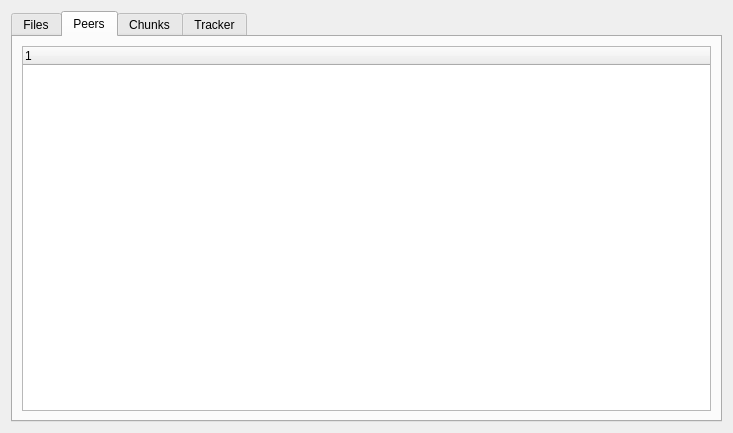
<ui version="4.0" >
 <class>BTAdvancedDetailsWidget</class>
 <widget class="QWidget" name="BTAdvancedDetailsWidget" >
  <property name="geometry" >
   <rect>
    <x>0</x>
    <y>0</y>
    <width>733</width>
    <height>433</height>
   </rect>
  </property>
  <layout class="QGridLayout" >
   <item row="0" column="0" >
    <widget class="QTabWidget" name="tabWidget" >
     <property name="currentIndex" >
      <number>1</number>
     </property>
     <widget class="QWidget" name="tab" >
      <attribute name="title" >
       <string>Files</string>
      </attribute>
      <layout class="QGridLayout" >
       <item row="0" column="0" >
        <widget class="QTreeView" name="fileTreeView" />
       </item>
      </layout>
     </widget>
     <widget class="QWidget" name="tab_2" >
      <attribute name="title" >
       <string>Peers</string>
      </attribute>
      <layout class="QGridLayout" >
       <item row="0" column="0" >
        <widget class="kt::PeerView" name="peersTreeWidget" />
       </item>
      </layout>
     </widget>
     <widget class="QWidget" name="tab_3" >
      <attribute name="title" >
       <string>Chunks</string>
      </attribute>
      <layout class="QGridLayout" >
       <item row="2" column="0" >
        <widget class="QTreeWidget" name="chunkTreeWidget" >
         <column>
          <property name="text" >
           <string>Chunk</string>
          </property>
         </column>
         <column>
          <property name="text" >
           <string>Progress</string>
          </property>
         </column>
         <column>
          <property name="text" >
           <string>Peer</string>
          </property>
         </column>
         <column>
          <property name="text" >
           <string>Download-Speed</string>
          </property>
         </column>
        </widget>
       </item>
       <item row="0" column="0" >
        <layout class="QHBoxLayout" >
         <item>
          <widget class="QLabel" name="label_10" >
           <property name="sizePolicy" >
            <sizepolicy vsizetype="Preferred" hsizetype="Maximum" >
             <horstretch>0</horstretch>
             <verstretch>0</verstretch>
            </sizepolicy>
           </property>
           <property name="text" >
            <string>Total:</string>
           </property>
          </widget>
         </item>
         <item>
          <widget class="QLabel" name="totalChunksLabel" >
           <property name="sizePolicy" >
            <sizepolicy vsizetype="Preferred" hsizetype="Maximum" >
             <horstretch>0</horstretch>
             <verstretch>0</verstretch>
            </sizepolicy>
           </property>
           <property name="text" >
            <string>&lt;n></string>
           </property>
          </widget>
         </item>
         <item>
          <widget class="QLabel" name="label_8" >
           <property name="sizePolicy" >
            <sizepolicy vsizetype="Preferred" hsizetype="Maximum" >
             <horstretch>0</horstretch>
             <verstretch>0</verstretch>
            </sizepolicy>
           </property>
           <property name="text" >
            <string>Downloading:</string>
           </property>
          </widget>
         </item>
         <item>
          <widget class="QLabel" name="downloadingChunksLabel" >
           <property name="sizePolicy" >
            <sizepolicy vsizetype="Preferred" hsizetype="Maximum" >
             <horstretch>0</horstretch>
             <verstretch>0</verstretch>
            </sizepolicy>
           </property>
           <property name="text" >
            <string>&lt;n></string>
           </property>
          </widget>
         </item>
         <item>
          <widget class="QLabel" name="label_6" >
           <property name="sizePolicy" >
            <sizepolicy vsizetype="Preferred" hsizetype="Maximum" >
             <horstretch>0</horstretch>
             <verstretch>0</verstretch>
            </sizepolicy>
           </property>
           <property name="text" >
            <string>Downloaded:</string>
           </property>
          </widget>
         </item>
         <item>
          <widget class="QLabel" name="downloadedChunksLabel" >
           <property name="sizePolicy" >
            <sizepolicy vsizetype="Preferred" hsizetype="Maximum" >
             <horstretch>0</horstretch>
             <verstretch>0</verstretch>
            </sizepolicy>
           </property>
           <property name="text" >
            <string>&lt;n></string>
           </property>
          </widget>
         </item>
         <item>
          <widget class="QLabel" name="label_4" >
           <property name="sizePolicy" >
            <sizepolicy vsizetype="Preferred" hsizetype="Maximum" >
             <horstretch>0</horstretch>
             <verstretch>0</verstretch>
            </sizepolicy>
           </property>
           <property name="text" >
            <string>Excluded:</string>
           </property>
          </widget>
         </item>
         <item>
          <widget class="QLabel" name="excludedChunksLabel" >
           <property name="sizePolicy" >
            <sizepolicy vsizetype="Preferred" hsizetype="Maximum" >
             <horstretch>0</horstretch>
             <verstretch>0</verstretch>
            </sizepolicy>
           </property>
           <property name="text" >
            <string>&lt;n></string>
           </property>
          </widget>
         </item>
         <item>
          <widget class="QLabel" name="label_2" >
           <property name="sizePolicy" >
            <sizepolicy vsizetype="Preferred" hsizetype="Maximum" >
             <horstretch>0</horstretch>
             <verstretch>0</verstretch>
            </sizepolicy>
           </property>
           <property name="text" >
            <string>Left:</string>
           </property>
          </widget>
         </item>
         <item>
          <widget class="QLabel" name="leftChunksLabel" >
           <property name="sizePolicy" >
            <sizepolicy vsizetype="Preferred" hsizetype="Maximum" >
             <horstretch>0</horstretch>
             <verstretch>0</verstretch>
            </sizepolicy>
           </property>
           <property name="text" >
            <string>&lt;n></string>
           </property>
          </widget>
         </item>
         <item>
          <widget class="QLabel" name="label_11" >
           <property name="sizePolicy" >
            <sizepolicy vsizetype="Preferred" hsizetype="Maximum" >
             <horstretch>0</horstretch>
             <verstretch>0</verstretch>
            </sizepolicy>
           </property>
           <property name="text" >
            <string>Size:</string>
           </property>
          </widget>
         </item>
         <item>
          <widget class="QLabel" name="sizeChunkLabel" >
           <property name="sizePolicy" >
            <sizepolicy vsizetype="Preferred" hsizetype="Maximum" >
             <horstretch>0</horstretch>
             <verstretch>0</verstretch>
            </sizepolicy>
           </property>
           <property name="text" >
            <string>&lt;n></string>
           </property>
          </widget>
         </item>
        </layout>
       </item>
      </layout>
     </widget>
     <widget class="QWidget" name="tab_4" >
      <attribute name="title" >
       <string>Tracker</string>
      </attribute>
      <layout class="QGridLayout" >
       <item row="2" column="0" >
        <widget class="QListWidget" name="trackerList" />
       </item>
       <item row="4" column="0" >
        <layout class="QHBoxLayout" >
         <item>
          <widget class="QPushButton" name="addTrackerButton" >
           <property name="text" >
            <string>Add Tracker...</string>
           </property>
          </widget>
         </item>
         <item>
          <widget class="QPushButton" name="updateTrackerButton" >
           <property name="text" >
            <string>Update Tracker</string>
           </property>
          </widget>
         </item>
         <item>
          <widget class="QPushButton" name="deleteTrackerButton" >
           <property name="text" >
            <string>Delete Tracker</string>
           </property>
          </widget>
         </item>
         <item>
          <widget class="QPushButton" name="changeTrackerButton" >
           <property name="text" >
            <string>Change Tracker</string>
           </property>
          </widget>
         </item>
         <item>
          <widget class="QPushButton" name="defaultTrackerButton" >
           <property name="text" >
            <string>Default Trackers</string>
           </property>
          </widget>
         </item>
        </layout>
       </item>
       <item row="0" column="0" >
        <layout class="QHBoxLayout" >
         <item>
          <widget class="QLabel" name="label_7" >
           <property name="sizePolicy" >
            <sizepolicy vsizetype="Maximum" hsizetype="Maximum" >
             <horstretch>0</horstretch>
             <verstretch>0</verstretch>
            </sizepolicy>
           </property>
           <property name="text" >
            <string>URL:</string>
           </property>
          </widget>
         </item>
         <item>
          <widget class="QLabel" name="trackerUrl" >
           <property name="sizePolicy" >
            <sizepolicy vsizetype="Minimum" hsizetype="Minimum" >
             <horstretch>0</horstretch>
             <verstretch>0</verstretch>
            </sizepolicy>
           </property>
           <property name="text" >
            <string>&lt;trackerUrl></string>
           </property>
          </widget>
         </item>
         <item>
          <widget class="QLabel" name="label_3" >
           <property name="sizePolicy" >
            <sizepolicy vsizetype="Maximum" hsizetype="Maximum" >
             <horstretch>0</horstretch>
             <verstretch>0</verstretch>
            </sizepolicy>
           </property>
           <property name="text" >
            <string>Status:</string>
           </property>
          </widget>
         </item>
         <item>
          <widget class="QLabel" name="trackerStatus" >
           <property name="sizePolicy" >
            <sizepolicy vsizetype="Maximum" hsizetype="Maximum" >
             <horstretch>0</horstretch>
             <verstretch>0</verstretch>
            </sizepolicy>
           </property>
           <property name="text" >
            <string>&lt;trackerStatus></string>
           </property>
          </widget>
         </item>
         <item>
          <widget class="QLabel" name="label_9" >
           <property name="sizePolicy" >
            <sizepolicy vsizetype="Maximum" hsizetype="Maximum" >
             <horstretch>0</horstretch>
             <verstretch>0</verstretch>
            </sizepolicy>
           </property>
           <property name="text" >
            <string>Next update in:</string>
           </property>
          </widget>
         </item>
         <item>
          <widget class="QLabel" name="trackerUpdateTime" >
           <property name="sizePolicy" >
            <sizepolicy vsizetype="Maximum" hsizetype="Maximum" >
             <horstretch>0</horstretch>
             <verstretch>0</verstretch>
            </sizepolicy>
           </property>
           <property name="text" >
            <string>&lt;trackerUpdateTime></string>
           </property>
          </widget>
         </item>
        </layout>
       </item>
      </layout>
     </widget>
    </widget>
   </item>
  </layout>
 </widget>
 <customwidgets>
  <customwidget>
   <class>kt::PeerView</class>
   <extends>QTreeWidget</extends>
   <header>peerview.h</header>
  </customwidget>
 </customwidgets>
 <resources/>
 <connections/>
</ui>
